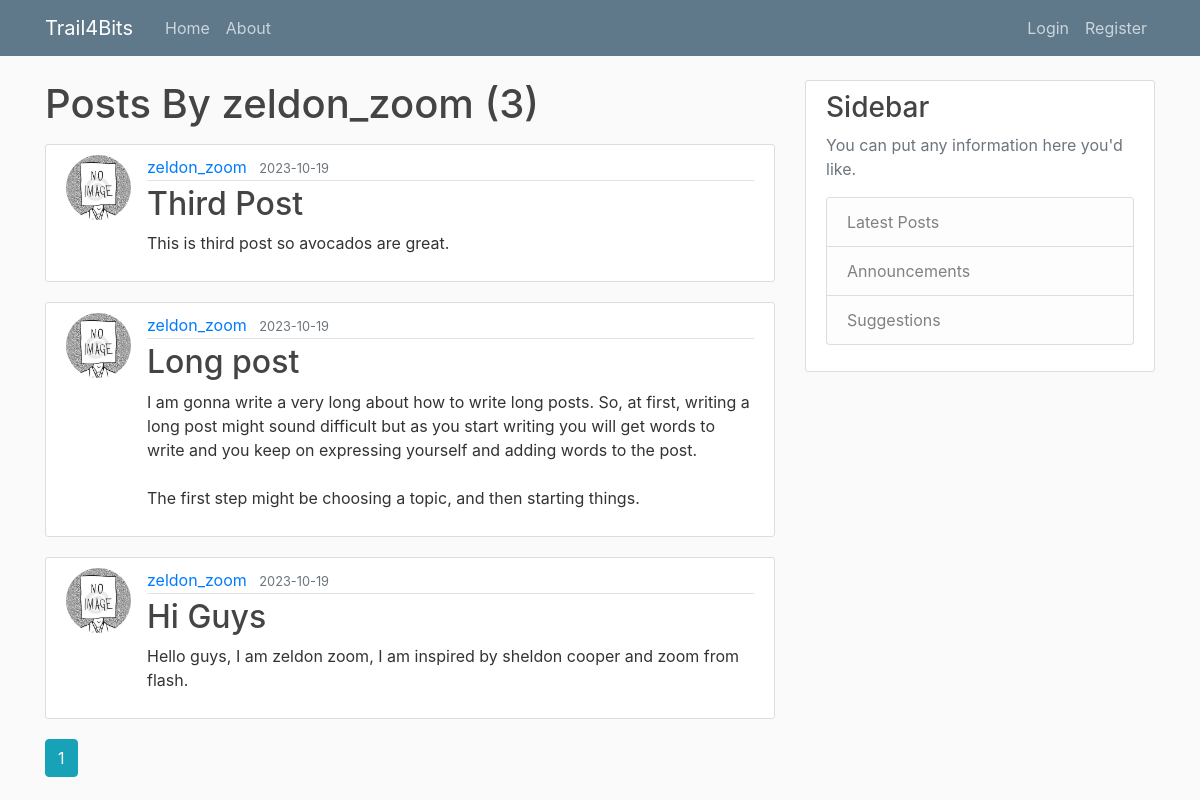
The app's page /user/zeldon_zoom, older data.
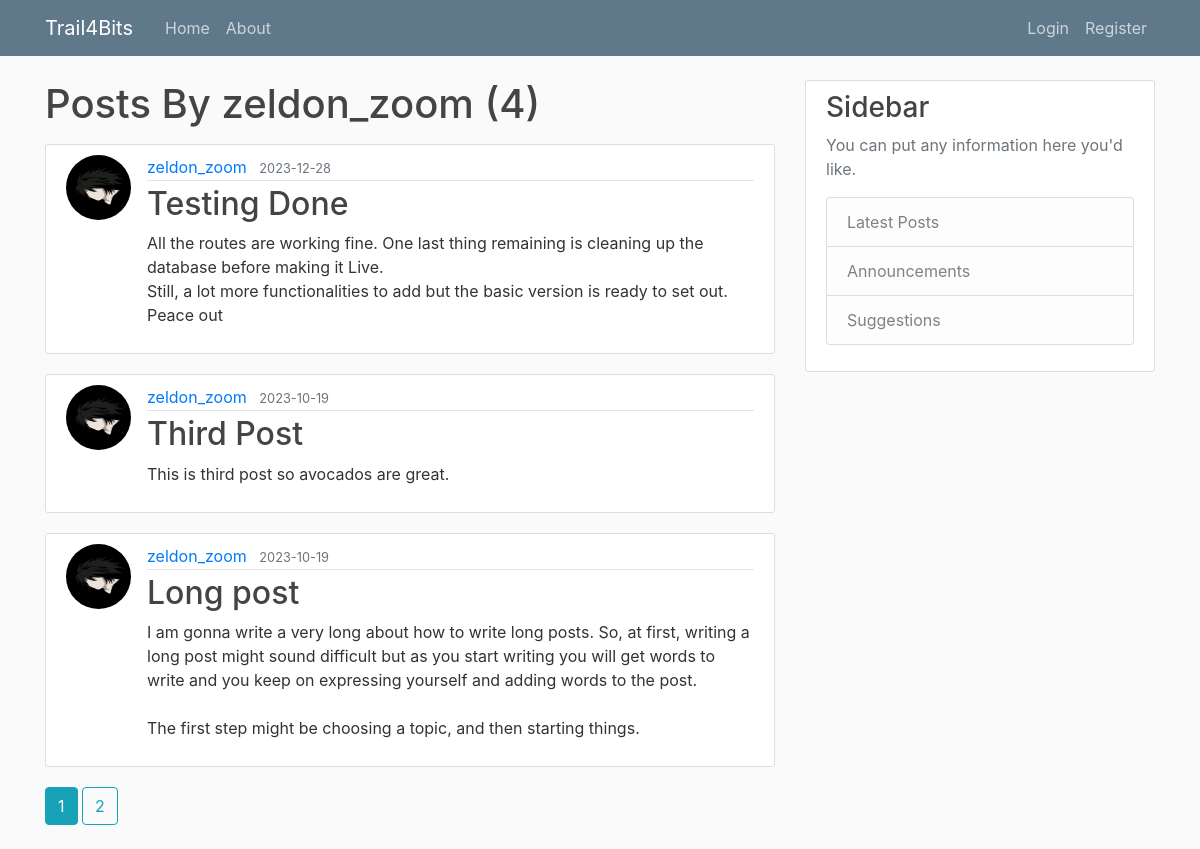
The same page, newer data.
### flaskblog/models.py (models this page shows, shortened)
class Post(db.Model):
    id=db.Column(db.Integer, primary_key=True)
    title= db.Column(db.String(120), nullable=False)
    content= db.Column(db.Text, nullable=False)
    date_posted= db.Column(db.DateTime, nullable=False, default=datetime.utcnow)
    user_id= db.Column(db.Integer, db.ForeignKey('user.id'), nullable=False)

class User(db.Model, UserMixin):
    id=db.Column(db.Integer, primary_key=True, )
    username= db.Column(db.String(20), unique=True, nullable=False )
    email=db.Column(db.String(120), nullable=False)
    image_file=db.Column(db.String(120), nullable=False, default='default.jpg')
    password=db.Column(db.String(60), nullable=False)
    posts=db.relationship('Post', backref='author', lazy=True)

### flaskblog/users/routes.py (the view)
@users.route("/user/<string:username>")
def user_posts(username):
    page=request.args.get('page', 1, type=int)
    user = User.query.filter_by(username=username).first_or_404()
    posts  = Post.query.filter_by(author=user)\
            .order_by(Post.date_posted.desc())\
            .paginate(per_page=3 , page=page)
    return render_template('user_posts.html', posts=posts, title='Home', user=user, page=page)

### flaskblog/templates/user_posts.html
{% extends "layout.html"%}
{% block content %}
    <h1 class="mb-3">Posts By {{ user.username }} ({{ posts.total }})</h1>
    {% for post in posts%}
    <article class="media content-section">
        <img class="rounded-circle article-img" src="{{ url_for('static', filename='Profile_Pictures/' + post.author.image_file) }} ">
        <div class="media-body">
          <div class="article-metadata">
            <a class="mr-2" href="{{ url_for('users.user_posts', username=post.author.username, page=page_num) }}">{{ post.author.username}}</a>
            <small class="text-muted">{{ post.date_posted.strftime('%Y-%m-%d') }}</small>
          </div>
          <h2><a class="article-title" href="{{ url_for('posts.post', post_id=post.id, page=page_num) }}">{{ post.title }}</a></h2>
          <p class="article-content">{{ post.content }}</p>
        </div>
    </article>
    {% endfor %}
    {% for page_num in posts.iter_pages(left_edge=1, right_edge=1, left_current=1, right_current=1) %}
      {% if page_num %}
        {% if posts.page == page_num %}
          <a class="btn btn-info mb-4" href="{{ url_for('users.user_posts', username=user.username, page=page_num) }}">{{ page_num }}</a>
        {% else %}
          <a class="btn btn-outline-info mb-4" href="{{ url_for('users.user_posts', username=user.username, page=page_num) }}">{{ page_num }}</a>
        {% endif %}
      {% else %}
        ...
      {% endif %}
    {% endfor %}
{% endblock content%}

Row changes from the older to the newer data that the page shows:
no longer on this page (row unchanged): Post: image_file (placeholder picture), author.username "zeldon_zoom", date_posted "2023-10-19", title "Hi Guys", content "Hello guys, I am zeldon zoom, I am inspired by sheldon cooper and zoom from flash."
added Post: image_file (picture), author.username "zeldon_zoom", date_posted "2023-12-28", title "Testing Done", content "All the routes are working fine. One last thing remaining is cleaning up the database before making it Live. Still, a lot more functionalities to add but the basic version is ready to set out. Peace out"
changed through a linked row, Post "Third Post": image_file: picture added in place of a placeholder
changed through a linked row, Post "Long post": image_file: picture added in place of a placeholder
Text that changed along with them:
{{ posts.total }}: "3" → "4"
new list line: "2"
